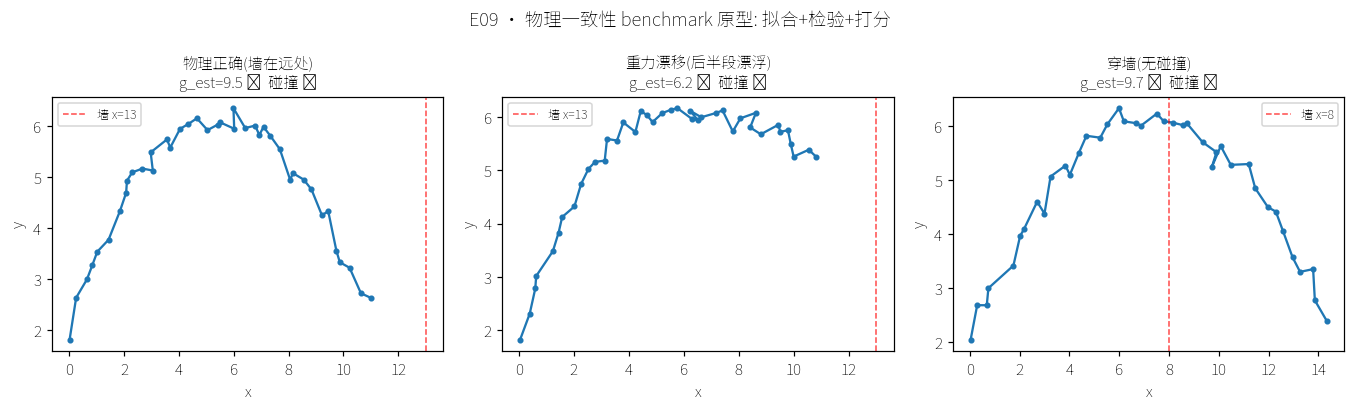

Write the Python code that produced this figure.
"""
E09 解答 · "物理一致性 benchmark" 最小可行原型
================================================
[08-不足] 指出: 物理违反几乎无自动指标。本脚本实现一个可运行的
原型 pipeline:

  prompt(含可计算物理) → 轨迹(模拟"生成模型的输出") → 抛物线拟合
  → 引力一致性检验 → 碰撞/穿墙检验 → 打分

用合成轨迹代替真实视频(检测端用目标检测+跟踪可替换)。

运行: python3 E09_physics_bench.py    # 约 3 秒
输出: E09_physics_bench.png
"""
import numpy as np
import matplotlib.pyplot as plt
plt.rcParams['font.sans-serif'] = ['Noto Sans SC', 'Microsoft YaHei', 'DejaVu Sans']
plt.rcParams['axes.unicode_minus'] = False


# ---------- 1. 三个"生成模型输出"(合成) ----------
def gen_physics_ok(n=40, g=9.8, noise=0.15, v0=(6, 9), seed=0):
    """抛体运动: x=v0x t, y=y0+v0y t-½gt² —— 物理正确"""
    rng = np.random.default_rng(seed)
    t = np.linspace(0, 1.8, n)
    x = v0[0] * t + rng.normal(0, noise, n)
    y = 2 + v0[1] * t - 0.5 * g * t ** 2 + rng.normal(0, noise, n)
    return t, x, y

def gen_physics_bad_g(n=40, seed=1):
    """重力错误: g 随时间漂移(前半 9.8 后半 2)——常见生成错误"""
    t, x, y = gen_physics_ok(n=n, seed=seed)
    y[n // 2:] += 0.5 * 7.8 * (t[n // 2:] - t[n // 2]) ** 2  # 后半段"漂浮"
    return t, x, y

def gen_wall_violation(n=40, seed=2):
    """穿墙: 轨迹直接穿过 x=8 处的墙(碰撞后应反弹/停止)"""
    t, x, y = gen_physics_ok(n=n, v0=(8, 9), seed=seed)
    return t, x, y  # 匀速穿过墙体


# ---------- 2. 检验器 ----------
def check_gravity(t, y, g_true=9.8, tol=0.25):
    """拟合 y = a t²+bt+c, 检验 a ≈ -g/2。返回 (估计g, 通过?)"""
    A = np.stack([t ** 2, t, np.ones_like(t)], 1)
    a, b, c = np.linalg.lstsq(A, y, rcond=None)[0]
    g_est = -2 * a
    return g_est, abs(g_est - g_true) / g_true < tol

def check_wall(t, x, wall_x, min_beyond=3, restitution=0.5):
    """检验穿墙: 需持续越界(滤噪)才算真穿过; 穿过后应反弹(速度反号且不超过恢复系数倍)。"""
    beyond = x > wall_x
    # 找"持续越界"的起点(单点越界视为噪声)
    hits = [i for i in range(len(x) - min_beyond)
            if not beyond[max(i - 1, 0)] and all(beyond[i:i + min_beyond])]
    if not hits:
        return True, "未碰墙(或仅噪声越界)"
    i = hits[0]
    v_before = (x[i] - x[max(i - 3, 0)]) / (t[i] - t[max(i - 3, 0)] + 1e-9)
    j = min(i + 4, len(t) - 1)
    v_after = (x[j] - x[i + 1]) / (t[j] - t[i + 1] + 1e-9)
    ok = (v_after < 0) and (abs(v_after) <= abs(v_before) * restitution + 1.5)
    return ok, f"穿墙@t={t[i]:.2f} v:{v_before:.1f}→{v_after:.1f} (未反弹)"


def physics_score(cases):
    """总分 = 各检验通过率的加权平均 (重力0.6 + 碰撞0.4)。cases: (t,x,y,wall_x)"""
    g_pass, w_pass = [], []
    for (t, x, y, wall_x) in cases:
        _, gok = check_gravity(t, y)
        wok, _ = check_wall(t, x, wall_x)
        g_pass.append(gok); w_pass.append(wok)
    return 0.6 * np.mean(g_pass) + 0.4 * np.mean(w_pass), g_pass, w_pass


# ---------- 3. 跑三个案例 (每个案例自带墙位置) ----------
# 物理正确/重力漂移案例: v0x=6, 最远 x≈10.8 → 墙放 13(不该被碰到)
# 穿墙案例: v0x=8, 穿过 x=8 的墙
cases = [("物理正确(墙在远处)", gen_physics_ok() + (13.0,)),
         ("重力漂移(后半段漂浮)", gen_physics_bad_g() + (13.0,)),
         ("穿墙(无碰撞)", gen_wall_violation() + (8.0,))]

print(f"{'案例':<20}{'g估计':>8}{'重力检验':>8}{'碰撞检验':>8}")
for name, (t, x, y, wall_x) in cases:
    g_est, gok = check_gravity(t, y)
    wok, wmsg = check_wall(t, x, wall_x)
    print(f"{name:<20}{g_est:>8.2f}{'✅' if gok else '❌':>7}{'✅' if wok else '❌':>7}   ({wmsg})")

score, gp, wp = physics_score([c[1] for c in cases])
print(f"\n[物理一致性总分] {score:.2f} / 1.00")

# ---------- 4. 画图 ----------
fig, axes = plt.subplots(1, 3, figsize=(12.5, 3.8))
for ax, (name, (t, x, y, wall_x)) in zip(axes, cases):
    g_est, gok = check_gravity(t, y)
    wok, _ = check_wall(t, x, wall_x)
    ax.plot(x, y, 'o-', ms=3)
    ax.axvline(wall_x, color='r', ls='--', lw=1, alpha=0.7, label=f'墙 x={wall_x:.0f}')
    ax.set_title(f"{name}\ng_est={g_est:.1f} {'✅' if gok else '❌'}  碰撞 {'✅' if wok else '❌'}", fontsize=10)
    ax.set_xlabel('x'); ax.set_ylabel('y'); ax.legend(fontsize=8)
plt.suptitle('E09 · 物理一致性 benchmark 原型: 拟合+检验+打分', fontweight='bold')
plt.tight_layout(); plt.savefig('E09_physics_bench.png', dpi=110, bbox_inches='tight')
print("\n[输出] E09_physics_bench.png")
print("  扩展到真实模型: 用 YOLO+DeepSORT 替换合成轨迹, 其余 pipeline 不变。")
